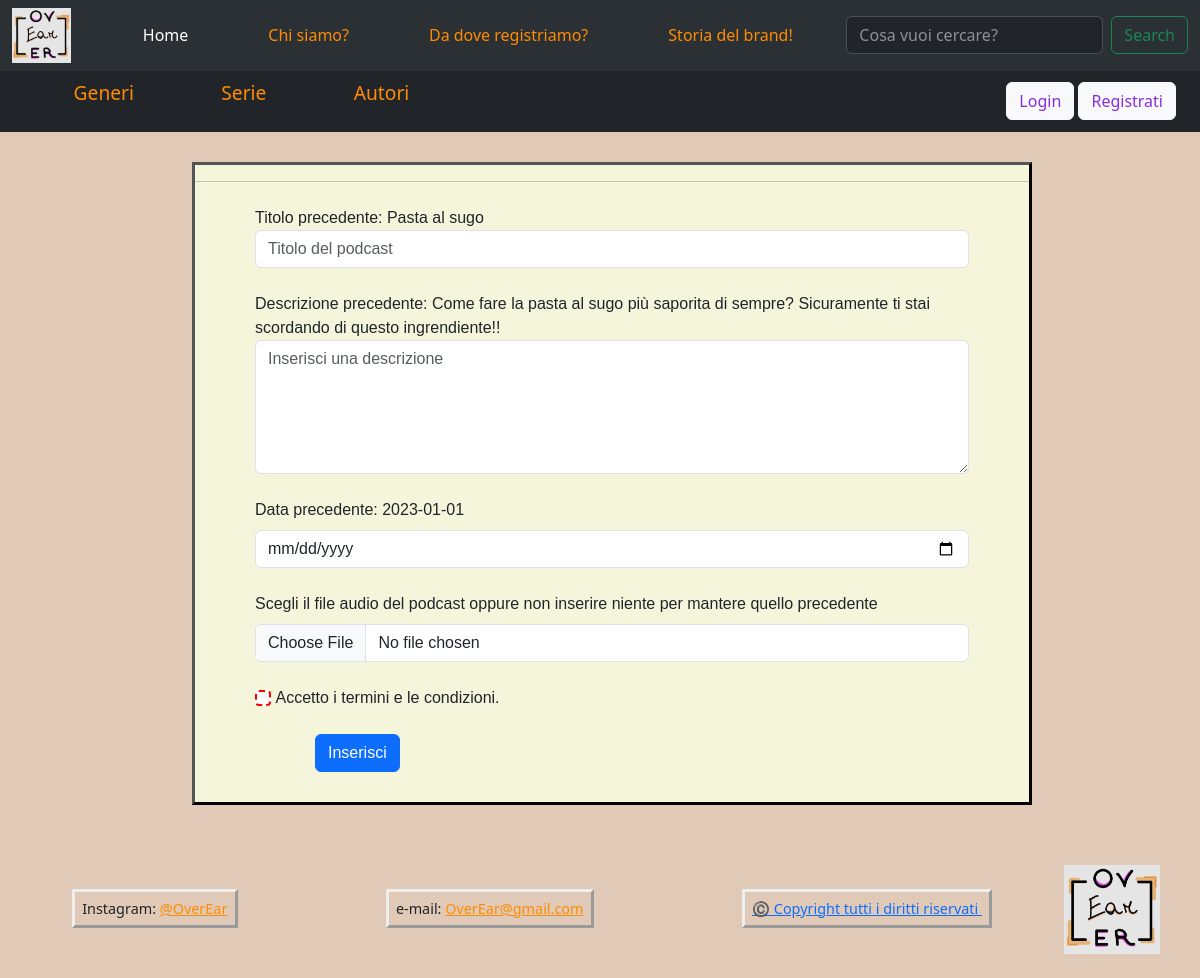
Page /cambiamentopodcast2 on the committed database.
### tables this page shows
CREATE TABLE "podcast" (
	"id"	INTEGER NOT NULL,
	"titolo"	TEXT NOT NULL,
	"descrizione"	TEXT NOT NULL,
	"data"	TEXT NOT NULL,
	"audio"	TEXT,
	"autore"	INTEGER NOT NULL,
	"serie_titolo"	INTEGER NOT NULL,
	PRIMARY KEY("id" AUTOINCREMENT)
);

### app.py (the view)
@app.route('/cambiamentopodcast<int:id>', methods=['POST', 'GET']) #form di cambiamento podcast
def cambiamento_podcast(id):
    serie_trovate = podcasts_dao.get_series() #mi trovo tutte le serie e tutti i podcast per stamparli nella pagina di cambiamento
    podcast_trovati = podcasts_dao.trova_podcast()
    rif_pod = podcasts_dao.trova_rif_pod(id)
    if request.method == 'POST':
        nuovo_titolo = request.form.get('nuovo_titolo')
        nuova_descrizione = request.form.get('nuova_descrizione')
        nuova_data = request.form.get('nuova_data')
        nuovo_audio = request.files['nuovo_audio']
        nuovo_id = rif_pod['id']
        nuovo_autore =  rif_pod['autore']
        nuova_serie_titolo = rif_pod['serie_titolo']
        pod_in_db = podcasts_dao.pod_in_db(nuovo_titolo)
        if pod_in_db:
            flash('Titolo già usato!!', 'danger')
            return redirect(url_for('cambiamento_podcast', id=nuovo_id))
        else:
            if nuova_data == '':
                nuova_data = date.today()     #se non modifica gli altri campi, inserisco quelli precedenti
            if nuovo_titolo == '':
                nuovo_titolo=rif_pod['titolo']
            if nuova_descrizione == '':
                nuova_descrizione=rif_pod['descrizione']
            if nuova_serie_titolo == '':
                nuova_serie_titolo=rif_pod['serie_titolo']
            if nuovo_audio:
                nuovo_audio.save('static/' + nuovo_titolo.replace(" ", "") + '.mp3')
                nuovo_audio =  nuovo_titolo.replace(" ", "") + '.mp3'
            else :
                nuovo_audio = rif_pod['audio']
            podcast_mod = {'id': nuovo_id, 'titolo': nuovo_titolo, 'descrizione': nuova_descrizione, 'data': nuova_data, 'audio': nuovo_audio, 'autore': nuovo_autore, 'serie_titolo':nuova_serie_titolo}
            print(podcast_mod)
            success = podcasts_dao.modifica_podcast(nuovo_id, podcast_mod)
            if success:
                flash('Podcast modificato correttamente!', 'success')
                return redirect(url_for('singolo', id=nuovo_id))
            else:
                flash("Errore nella modifica del podcast", 'danger')
                return redirect(url_for('singolo', id=nuovo_id))
    else:
        return render_template('cambiamento_podcast.html', id = id, serie_trovate = serie_trovate, podcast_trovati=podcast_trovati, rif=rif_pod)

### podcasts_dao.py (called while the page is built)
def get_series():
    conn = sqlite3.connect('database/podcasts.db') #apro la connessione
    conn.row_factory = sqlite3.Row  #ci restituisce la riga al posto della tupla -> stiamo 'dizionarizzando'
    cursor = conn.cursor() #definisco il cursore
    sql = 'SELECT * FROM serie ORDER BY titolo ASC' #definisco la query e ordino i dati selezionati in ordine di data decrescente
    cursor.execute(sql) #eseguo la query
    series = cursor.fetchall() #prendo tutti i dati
    cursor.close() #chiudo cursore e connessione
    conn.close()
    return series

def trova_rif_pod(id):
    conn = sqlite3.connect('database/podcasts.db')
    conn.row_factory = sqlite3.Row
    cursor = conn.cursor()
    sql = 'SELECT * FROM podcast WHERE id = ?'
    cursor.execute(sql, (id,)) #id, perchè è una tupla quindi è un singolo valore ma ha bisogna della virgola
    rif_pod = cursor.fetchone() #one perchè ci aspettiamo al massimo un valore
    cursor.close()
    conn.close()
    return rif_pod

def trova_podcast():
    conn = sqlite3.connect('database/podcasts.db')
    conn.row_factory = sqlite3.Row
    cursor = conn.cursor()
    sql = 'SELECT * FROM podcast ORDER BY data DESC'
    cursor.execute(sql)
    podcast_trovati = cursor.fetchall()
    cursor.close()
    conn.close()
    return podcast_trovati

### templates/cambiamento_podcast.html (shortened to what this page needs)
{% extends "base.html" %}
{% block main %}
<form action="{{url_for('cambiamento_podcast', id = id)}}" method="POST" id='cambiamenti' class="login_form", enctype="multipart/form-data">
    <hr>
    <div class="email">
        <label for="nuovo_titolo">Titolo precedente: {{ rif['titolo'] }}</label>
        <input name="nuovo_titolo" type="text" class="form-control" id="exampleInputEmail1" aria-describedby="emailHelp" placeholder="Titolo del podcast", minlength="2", maxlength="20">
    </div>
    <div class="email">
        <label for="nuova_descrizione">Descrizione precedente: {{ rif['descrizione']  }}</label>
        <textarea class="form-control" name="nuova_descrizione"  placeholder="Inserisci una descrizione" rows="5" minlength="10"></textarea>
    </div>
    <div class="data">
        <label for="nuova_data" class="form-label">Data precedente: {{ rif['data'] }}</label>
        <input type="date" class="form-control" name="nuova_data" aria-describedby="Data dell'articolo", value="YYYY-MM-DD">
    </div>
    <div class="email">
        <label for="nuovo_audio" class="form-label">Scegli il file audio del podcast oppure non inserire niente per mantere quello precedente</label>
        <input name="nuovo_audio" class="form-control" type="file" id="formFile", accept=".mp3, .ogg">
    </div>
    <div class="robot">
      <input type="checkbox" class="form-check-input" id="exampleCheck1", required>
      <label class="form-check-label" for="exampleCheck1">Accetto i termini e le condizioni.</label>
    </div>
    <button id="login_bottone" type="submit" class="btn btn-primary" value="Send data">Inserisci</button>
</form>
{% endblock %}

### static/podcast.css (style rules this page uses)
.bg { background-color: rgba(175, 116, 70, 0.384); z-index: -5; }
.login_form { margin-top: 10vw; margin-left: 15vw; font-family: 'Lucida Sans', 'Lucida Sans Regular', 'Lucida Grande', 'Lucida Sans Unicode', Geneva, Verdana, sans-serif; border-style: outset; border-color: rgb(0, 0, 0); padding-bottom: 2.5vw; background-color: beige; }
.email, .password, .robot, .link { margin: 2vw 5vw; }
.data { margin-top: 2vw; margin-bottom: 1; margin-left: 5vw; margin-right: 5vw; }
#login_bottone { margin-left: 10vw; }
input:invalid { border: 0.2vw dashed red; }
#cambiamenti { width: 70vw; }

### rows in the picture
podcast: titolo "Pasta al sugo", descrizione "Come fare la pasta al sugo più saporita di sempre? Sicuramente ti stai scordando di questo ingrendiente!!", data "2023-01-01"
